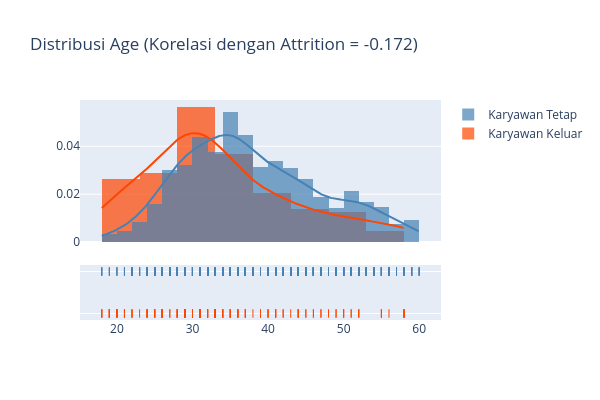

Notebook source saved alongside this figure:
### Code cell
plot_distribusi_variabel('Age', False)

### Figure 1 — Plotly figure (JSON) as saved in the notebook; plotly's stock layout.template omitted (floating-point values rounded to 4 significant figures; data arrays with more than 128 entries replaced by an {"elided": "..."} marker saying what was removed)
{"data": [{"autobinx": false, "histnorm": "probability density", "legendgroup": "Karyawan Keluar", "marker": {"color": "#FF4500"}, "name": "Karyawan Keluar", "opacity": 0.7, "type": "histogram", "x": {"elided": "179 int values"}, "xaxis": "x", "xbins": {"end": 58, "size": false, "start": 18}, "yaxis": "y"}, {"autobinx": false, "histnorm": "probability density", "legendgroup": "Karyawan Tetap", "marker": {"color": "#4682B4"}, "name": "Karyawan Tetap", "opacity": 0.7, "type": "histogram", "x": {"elided": "879 int values"}, "xaxis": "x", "xbins": {"end": 60, "size": false, "start": 18}, "yaxis": "y"}, {"legendgroup": "Karyawan Keluar", "marker": {"color": "#FF4500"}, "mode": "lines", "name": "Karyawan Keluar", "showlegend": false, "type": "scatter", "x": {"elided": "500 float values"}, "xaxis": "x", "y": {"elided": "500 float values"}, "yaxis": "y"}, {"legendgroup": "Karyawan Tetap", "marker": {"color": "#4682B4"}, "mode": "lines", "name": "Karyawan Tetap", "showlegend": false, "type": "scatter", "x": {"elided": "500 float values"}, "xaxis": "x", "y": {"elided": "500 float values"}, "yaxis": "y"}, {"legendgroup": "Karyawan Keluar", "marker": {"color": "#FF4500", "symbol": "line-ns-open"}, "mode": "markers", "name": "Karyawan Keluar", "showlegend": false, "type": "scatter", "x": {"elided": "179 int values"}, "xaxis": "x", "y": {"elided": "179 str values"}, "yaxis": "y2"}, {"legendgroup": "Karyawan Tetap", "marker": {"color": "#4682B4", "symbol": "line-ns-open"}, "mode": "markers", "name": "Karyawan Tetap", "showlegend": false, "type": "scatter", "x": {"elided": "879 int values"}, "xaxis": "x", "y": {"elided": "879 str values"}, "yaxis": "y2"}], "layout": {"barmode": "overlay", "height": 400, "hovermode": "closest", "legend": {"traceorder": "reversed"}, "title": {"text": "Distribusi Age (Korelasi dengan Attrition = -0.172)"}, "width": 600, "xaxis": {"anchor": "y2", "domain": [0, 1], "zeroline": false}, "yaxis": {"anchor": "free", "domain": [0.35, 1], "position": 0}, "yaxis2": {"anchor": "x", "domain": [0, 0.25], "dtick": 1, "showticklabels": false}}}
